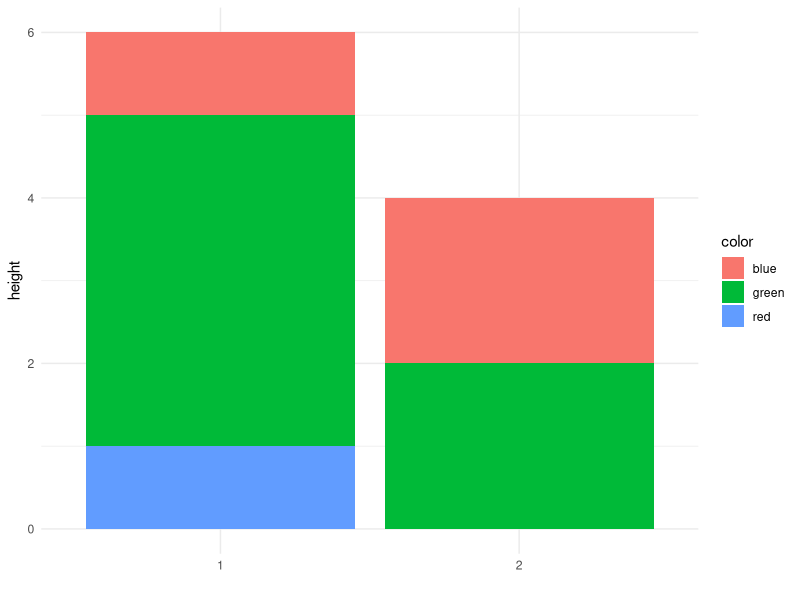
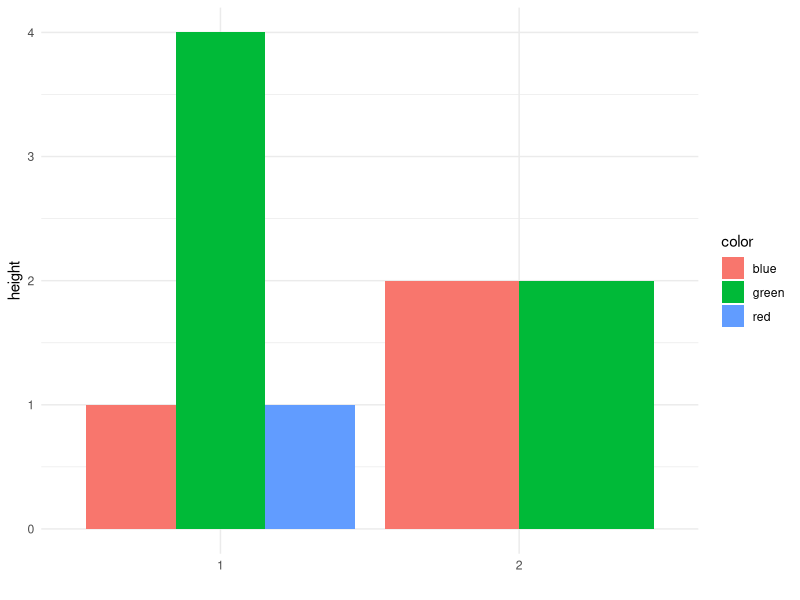
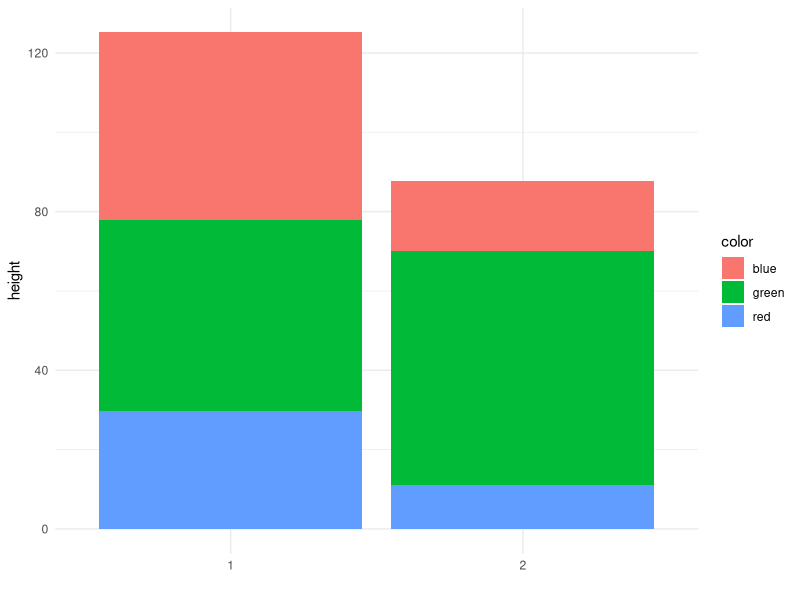
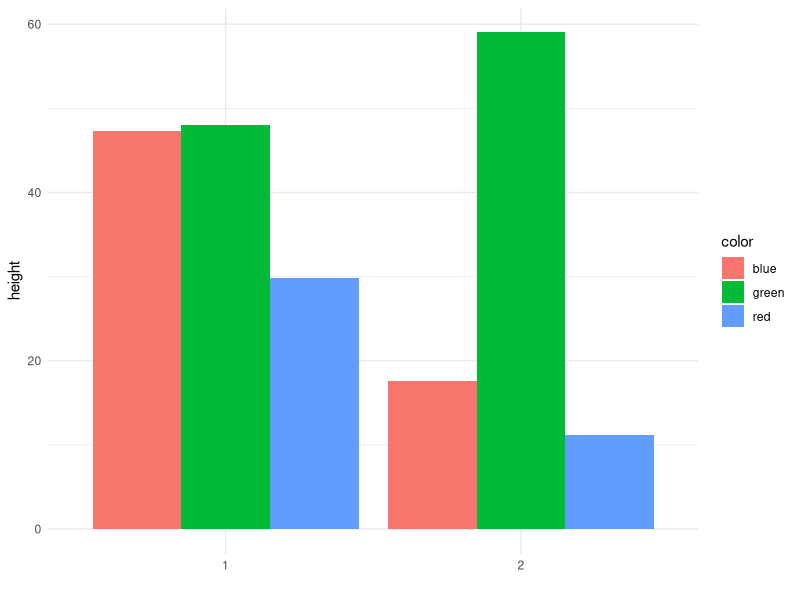
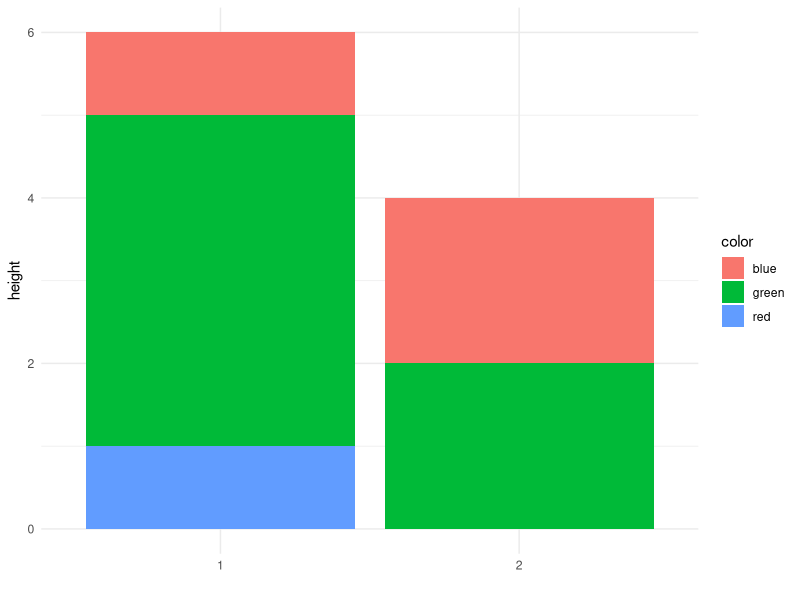
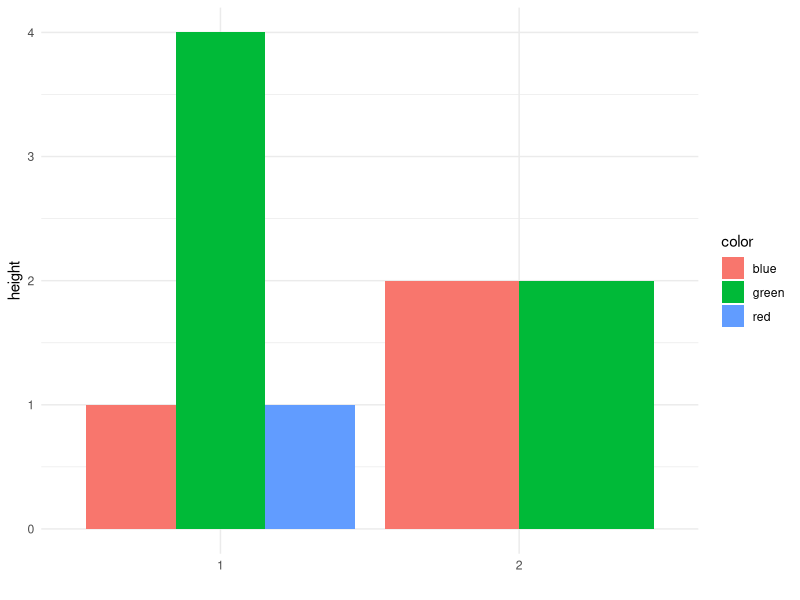
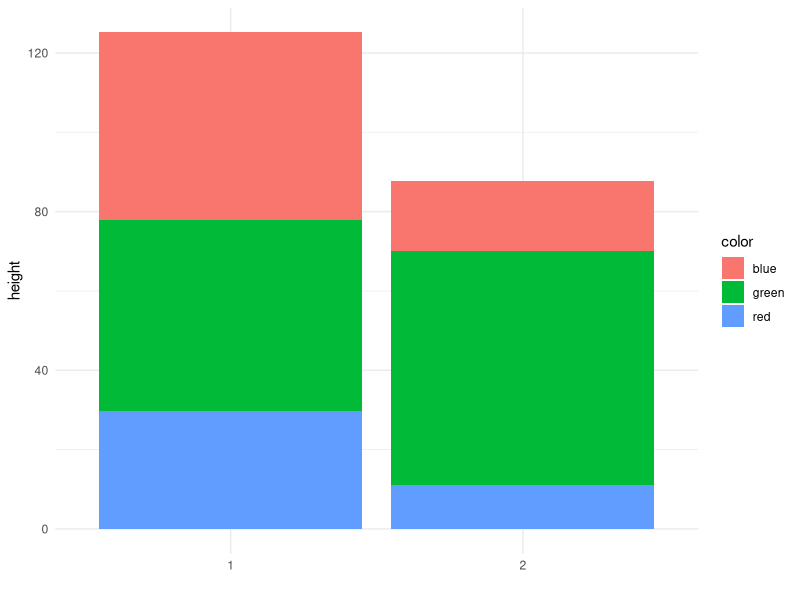
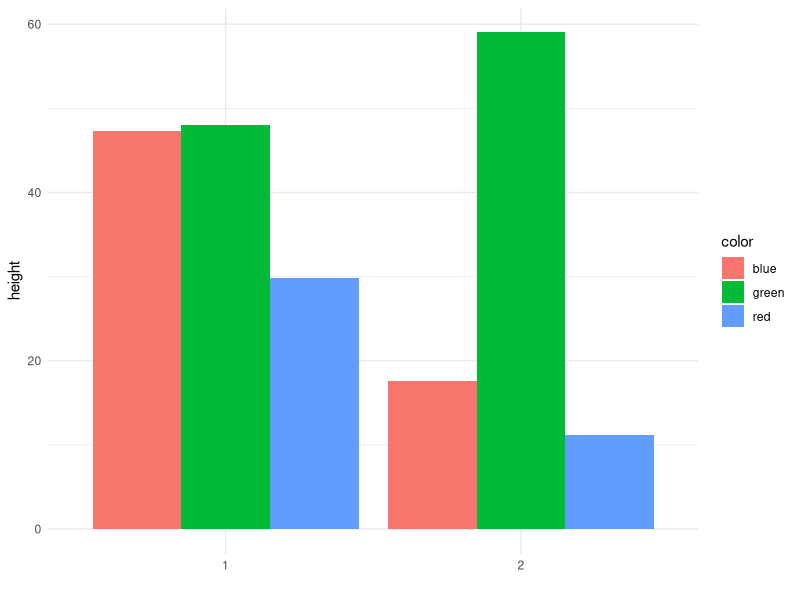

Reproduce these figures in R, in order.
## ---- chunk 1
library(tidyverse)
theme_set(theme_minimal())
## ---- chunk 2
color_options <- c("red", "green", "blue")
groups <- c("1", "2")
num_rows <- 10
set.seed(69)

screening_dat <- tibble(height = sample(c(1), num_rows, replace = TRUE),
                        color = sample(color_options, num_rows, replace = TRUE),
                        group = sample(groups, num_rows, replace = TRUE))

(screen_stack <- screening_dat %>%
    ggplot(aes(x = group, fill = color)) + 
      geom_bar(position = "stack") +
      labs(y = "height",
           x = ""))

(screen_dodge <- screening_dat %>%
    ggplot(aes(x = group, fill = color)) + 
      geom_bar(position = "dodge") +
      labs(y = "height",
           x = ""))
## ---- chunk 3
num_rows <- 50
set.seed(69)
color_options <- c(rep(color_options, 5), rep("green", 5))
fake_dat <- tibble(height = rlnorm(num_rows, 1, 1),
                   color = sample(color_options, num_rows, replace = TRUE),
                   group = sample(groups, num_rows, replace = TRUE))

(test_stack <- fake_dat %>%
  ggplot(aes(y = height, x = group, fill = color)) +
    geom_col(position = "stack") + 
    scale_x_discrete() + 
    labs(x = ""))

(test_dodge <- fake_dat %>%
  group_by(group, color) %>%
  summarise(tot_height = sum(height)) %>%
  ungroup() %>%
  ggplot(aes(y = tot_height, x = group, fill = color)) +
    geom_col(position = "dodge") + 
    scale_x_discrete() +
    labs(x = "",
         y = "height"))
## ---- chunk 4
ggsave("screen_stack.png", device = "png", plot = screen_stack, dpi = 100, width = 6, height = 4)
ggsave("screen_dodge.png", device = "png", plot = screen_dodge, dpi = 100, width = 6, height = 4)
ggsave("test_stack.png", device = "png", plot = test_stack, dpi = 100, width = 6, height = 4)
ggsave("test_dodge.png", device = "png", plot = test_dodge, dpi = 100, width = 6, height = 4)
